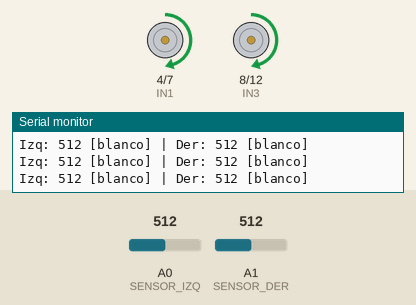
This sketch was run on a simulated Arduino Uno, built with avr-gcc and run on an emulated ATmega328P. On the bench: motor-driver pin pairs drawn as motors (green arrow = first pin HIGH = forward, orange = second pin HIGH = backward, longer = more drive, scaled by the enable pin), the last lines printed to the serial monitor. The inputs (shaded band) are chosen by the test bench; at power-on: A0 (SENSOR_IZQ) = 512, A1 (SENSOR_DER) = 512.

Above: at 6.2 s.
6.3 s: A0 (SENSOR_IZQ) set to 482
At 7.5 s:
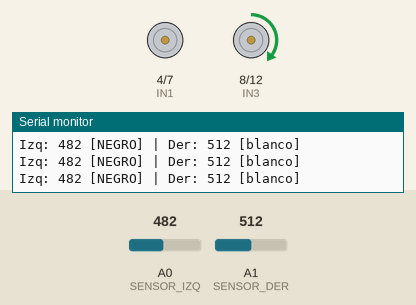
7.8 s: A1 (SENSOR_DER) set to 489
At 8.8 s:
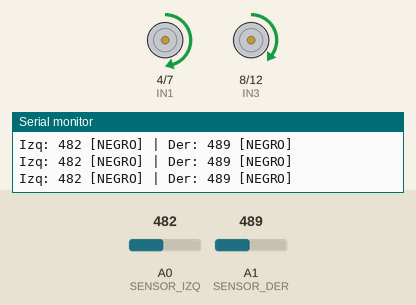
9.8 s: A0 (SENSOR_IZQ) set to 510
At 10.4 s:
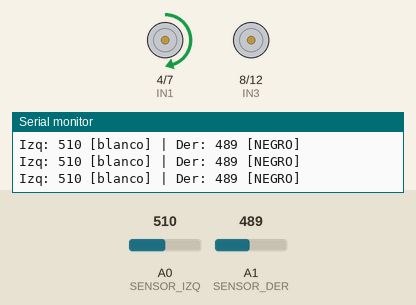
11.3 s: A1 (SENSOR_DER) set to 510
At 12.8 s:
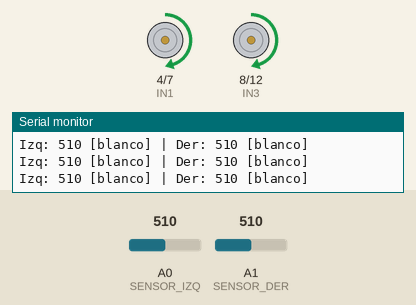
Timing chart, 0 to 14.3 s (numbered marks = the images above; inputs shaded):
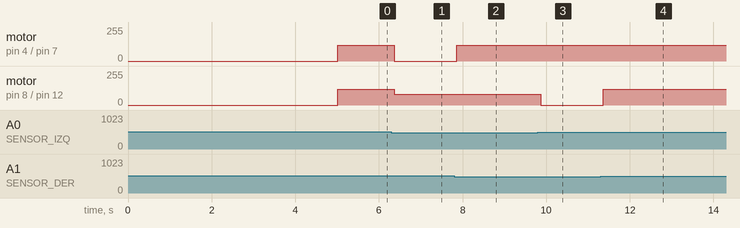

Measured:
- the behaviour switches between 500 and 499 on A0 (SENSOR_IZQ) (found by bisection; images 0 and 1)
- the behaviour switches between 500 and 499 on A1 (SENSOR_DER) (found by bisection; images 1 and 2)
- after the input at 6.3 s, motor on pin 4 (IN1) / pin 7 (IN2): forward 120/255 → stopped after 0.06 s; motor on pin 8 (IN3) / pin 12 (IN4): forward 120/255 → forward 80/255 after 0.06 s
- after the input at 7.8 s, motor on pin 4 (IN1) / pin 7 (IN2): stopped → forward 120/255 after 0.06 s
- after the input at 9.8 s, motor on pin 8 (IN3) / pin 12 (IN4): forward 80/255 → stopped after 0.07 s
- after the input at 11.3 s, motor on pin 8 (IN3) / pin 12 (IN4): stopped → forward 120/255 after 0.07 s

The sketch:

p8_seguidor_linea.ino
```cpp
/*
 * P8: Seguidor de Línea - EigenRobotics
 *
 * Robot que sigue una línea negra sobre fondo blanco.
 * Usa 2 sensores IR reflectivos para detectar la línea.
 *
 * Conceptos:
 * - Sensores IR reflectivos
 * - Detección de contraste
 * - Control diferencial
 * - Calibración
 *
 * Circuito:
 * - Sensor IR izq: A0
 * - Sensor IR der: A1
 * - Motores: misma config que P5
 */

// --- Pines Sensores ---
const int SENSOR_IZQ = A0;
const int SENSOR_DER = A1;

// --- Pines Motores (igual que P5) ---
const int ENA = 5;
const int IN1 = 4;
const int IN2 = 7;
const int ENB = 6;
const int IN3 = 8;
const int IN4 = 12;

// --- Configuración ---
const int UMBRAL = 500;      // Ajustar según calibración
const int VEL_BASE = 120;    // Velocidad base (0-255)
const int VEL_GIRO = 80;     // Velocidad en giros

// --- Calibración (rellenar con tus valores) ---
// Pon el sensor sobre blanco, anota el valor
// Pon el sensor sobre negro, anota el valor
// UMBRAL = (blanco + negro) / 2
int valorBlancoIzq = 800;  // Ejemplo, mide el tuyo
int valorNegroIzq = 200;   // Ejemplo
int valorBlancoDer = 800;  // Ejemplo
int valorNegroDer = 200;   // Ejemplo

void setup() {
  Serial.begin(9600);
  Serial.println("Seguidor de Linea - EigenRobotics");
  Serial.println("Calibrando... pon sensores sobre BLANCO");

  // Configurar motores
  pinMode(ENA, OUTPUT);
  pinMode(IN1, OUTPUT);
  pinMode(IN2, OUTPUT);
  pinMode(ENB, OUTPUT);
  pinMode(IN3, OUTPUT);
  pinMode(IN4, OUTPUT);

  parar();

  delay(2000);
  Serial.println("Arrancando en 3 segundos...");
  delay(3000);
}

void loop() {
  // Leer sensores
  int lecturaIzq = analogRead(SENSOR_IZQ);
  int lecturaDer = analogRead(SENSOR_DER);

  // Detectar línea (negro = lectura baja)
  bool lineaIzq = lecturaIzq < UMBRAL;
  bool lineaDer = lecturaDer < UMBRAL;

  // Mostrar en serial
  Serial.print("Izq: ");
  Serial.print(lecturaIzq);
  Serial.print(lineaIzq ? " [NEGRO]" : " [blanco]");
  Serial.print(" | Der: ");
  Serial.print(lecturaDer);
  Serial.println(lineaDer ? " [NEGRO]" : " [blanco]");

  // Decidir movimiento
  if (!lineaIzq && !lineaDer) {
    // Ambos ven blanco: línea en el centro, avanzar
    avanzar(VEL_BASE);
  }
  else if (lineaIzq && !lineaDer) {
    // Izquierdo ve negro: línea a la izquierda, girar izquierda
    girarIzquierda();
  }
  else if (!lineaIzq && lineaDer) {
    // Derecho ve negro: línea a la derecha, girar derecha
    girarDerecha();
  }
  else {
    // Ambos ven negro: cruce o línea gruesa, avanzar lento
    avanzar(VEL_GIRO);
  }

  delay(10);
}

// ==================== FUNCIONES DE MOVIMIENTO ====================

void avanzar(int velocidad) {
  digitalWrite(IN1, HIGH);
  digitalWrite(IN2, LOW);
  analogWrite(ENA, velocidad);

  digitalWrite(IN3, HIGH);
  digitalWrite(IN4, LOW);
  analogWrite(ENB, velocidad);
}

void girarIzquierda() {
  // Motor izquierdo lento/parado, derecho normal
  digitalWrite(IN1, HIGH);
  digitalWrite(IN2, LOW);
  analogWrite(ENA, 0);  // Parar izquierdo

  digitalWrite(IN3, HIGH);
  digitalWrite(IN4, LOW);
  analogWrite(ENB, VEL_GIRO);
}

void girarDerecha() {
  // Motor derecho lento/parado, izquierdo normal
  digitalWrite(IN1, HIGH);
  digitalWrite(IN2, LOW);
  analogWrite(ENA, VEL_GIRO);

  digitalWrite(IN3, HIGH);
  digitalWrite(IN4, LOW);
  analogWrite(ENB, 0);  // Parar derecho
}

void parar() {
  analogWrite(ENA, 0);
  analogWrite(ENB, 0);
}

// ==================== CALIBRACIÓN ====================

void calibrar() {
  Serial.println("=== MODO CALIBRACION ===");
  Serial.println("Mueve el robot sobre blanco y negro");
  Serial.println("Anota los valores min y max de cada sensor");
  Serial.println();

  while (true) {
    int izq = analogRead(SENSOR_IZQ);
    int der = analogRead(SENSOR_DER);

    Serial.print("Izq: ");
    Serial.print(izq);
    Serial.print("\t Der: ");
    Serial.println(der);

    delay(200);
  }
}

/*
 * CÓMO CALIBRAR:
 *
 * 1. Descomenta calibrar() en loop() (comenta el resto)
 * 2. Sube el código
 * 3. Abre Monitor Serial
 * 4. Pon sensores sobre BLANCO, anota valores
 * 5. Pon sensores sobre NEGRO, anota valores
 * 6. Calcula UMBRAL = (blanco + negro) / 2
 * 7. Actualiza UMBRAL en el código
 * 8. Vuelve a comentar calibrar() y descomenta loop normal
 *
 * EXPERIMENTOS:
 *
 * 1. Ajusta VEL_BASE para encontrar velocidad óptima
 * 2. Prueba diferentes estrategias de giro
 * 3. Añade 3er sensor central para mejor precisión
 * 4. Implementa control proporcional (más suave)
 * 5. Detecta intersecciones y toma decisiones
 */
```
